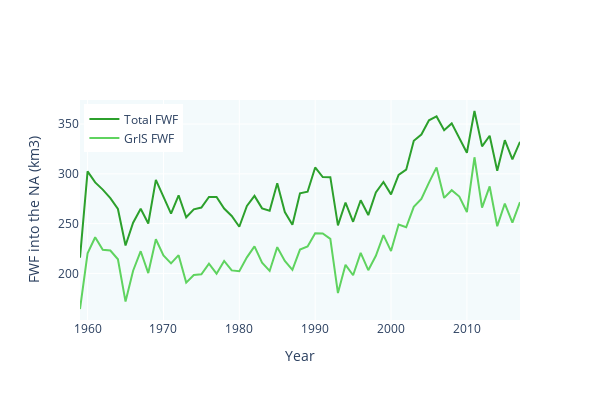

The notebook cell saved with this chart:
### Code cell
gr_total_freshwater = gr_runoff_tundra_yearly + gr_runoff_ice_yearly + gr_solid_ice_yearly
years_1958_2016 = gr_total_freshwater['TIME']
total_freshwater = runoff_tundra_yearly + runoff_ice_yearly + solid_ice_yearly

fig = go.Figure()
fig.add_trace(go.Scatter(x=years_1958_2016, y=total_freshwater, mode='lines', name='Total FWF', line=dict(color='#2CA02C')))
fig.add_trace(go.Scatter(x=years_1958_2016, y=gr_total_freshwater, mode='lines', name='GrIS FWF', line=dict(color='#5FD35F')))
fig.update_layout(plot_bgcolor='rgba(215, 238, 244, 0.3)', width=600,height=400, xaxis_title='Year', yaxis_title='FWF into the NA (km3)', legend=dict(x=0.01, y=0.98))
